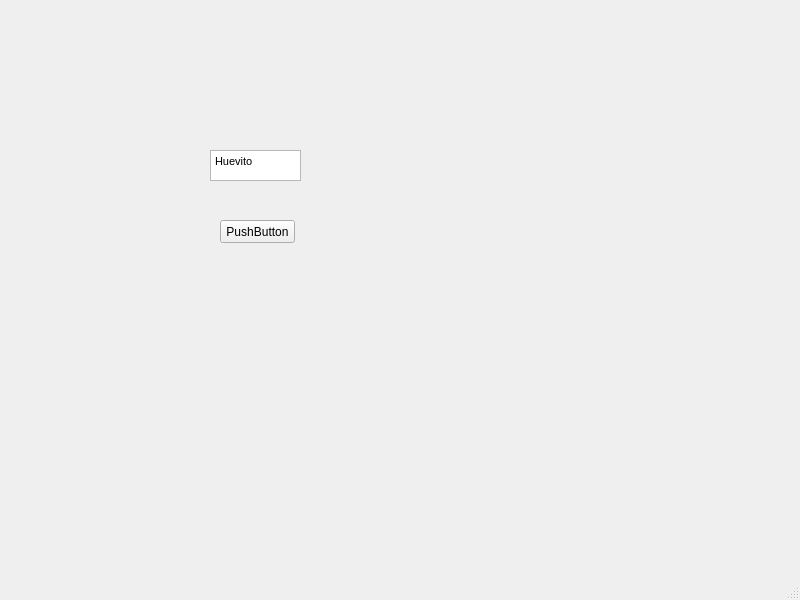
<?xml version="1.0" encoding="UTF-8"?>
<ui version="4.0">
 <class>MainWindow</class>
 <widget class="QMainWindow" name="MainWindow">
  <property name="geometry">
   <rect>
    <x>0</x>
    <y>0</y>
    <width>800</width>
    <height>600</height>
   </rect>
  </property>
  <property name="windowTitle">
   <string>MainWindow</string>
  </property>
  <widget class="QWidget" name="centralwidget">
   <widget class="QPushButton" name="pushButton">
    <property name="geometry">
     <rect>
      <x>220</x>
      <y>220</y>
      <width>75</width>
      <height>23</height>
     </rect>
    </property>
    <property name="text">
     <string>PushButton</string>
    </property>
   </widget>
   <widget class="QTextEdit" name="textEdit">
    <property name="geometry">
     <rect>
      <x>210</x>
      <y>150</y>
      <width>91</width>
      <height>31</height>
     </rect>
    </property>
    <property name="html">
     <string>&lt;!DOCTYPE HTML PUBLIC &quot;-//W3C//DTD HTML 4.0//EN&quot; &quot;http://www.w3.org/TR/REC-html40/strict.dtd&quot;&gt;
&lt;html&gt;&lt;head&gt;&lt;meta name=&quot;qrichtext&quot; content=&quot;1&quot; /&gt;&lt;style type=&quot;text/css&quot;&gt;
p, li { white-space: pre-wrap; }
&lt;/style&gt;&lt;/head&gt;&lt;body style=&quot; font-family:'MS Shell Dlg 2'; font-size:8.25pt; font-weight:400; font-style:normal;&quot;&gt;
&lt;p style=&quot; margin-top:0px; margin-bottom:0px; margin-left:0px; margin-right:0px; -qt-block-indent:0; text-indent:0px;&quot;&gt;Huevito&lt;/p&gt;&lt;/body&gt;&lt;/html&gt;</string>
    </property>
   </widget>
  </widget>
  <widget class="QMenuBar" name="menubar">
   <property name="geometry">
    <rect>
     <x>0</x>
     <y>0</y>
     <width>800</width>
     <height>21</height>
    </rect>
   </property>
  </widget>
  <widget class="QStatusBar" name="statusbar"/>
 </widget>
 <resources/>
 <connections/>
</ui>
